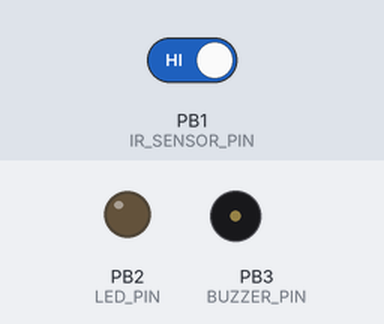
Bench run of a program on a simulated ATmega328P, built with avr-gcc and emulated at 16 MHz. On the bench: output pins drawn as LEDs (lit = HIGH), buzzer (waves = sounding, pin HIGH). Inputs (shaded band) come from the test bench; at power-on: PB1 (IR_SENSOR_PIN) HIGH.

Above: at 1.8 s.
1.9 s: PB1 (IR_SENSOR_PIN) driven LOW
At 2.8 s:
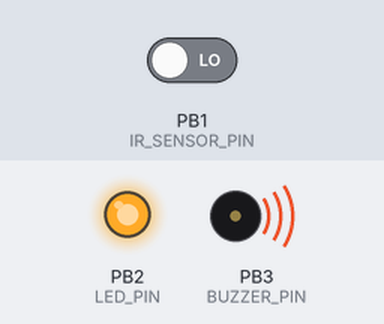
3.5 s: PB1 (IR_SENSOR_PIN) driven HIGH
At 4.0 s:
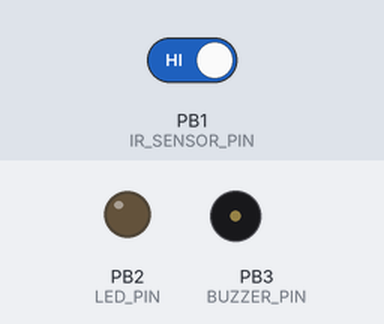
Timing chart, 0 to 6.5 s (numbered marks = the images above; inputs shaded):
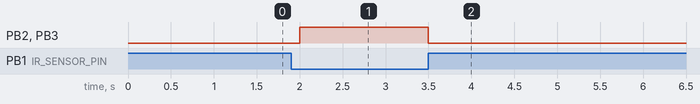

The program:

main.cpp
```cpp
#include <avr/io.h>

#define F_CPU 16000000UL
#include <util/delay.h>

#define IR_SENSOR_PIN PB1
#define BUZZER_PIN PB3
#define LED_PIN PB2

void initIO() {
	// Configure IR sensor
	DDRB &= ~(1 << IR_SENSOR_PIN);

	// Configure buzzer pin and LED pins
	DDRB |= (1 << BUZZER_PIN) | (1 << LED_PIN);


	PORTB |= (1 << IR_SENSOR_PIN);
}

int main() {
	initIO();

	while (1) {
		// Check if obstacle is detected
		if (PINB & (1 << IR_SENSOR_PIN)) {

			PORTB &= ~((1 << LED_PIN) | (1 << BUZZER_PIN));
			 _delay_ms(500);
			} else {
			// obstacle detected
			PORTB |= (1 << LED_PIN) | (1 << BUZZER_PIN);
			 _delay_ms(500);
		}
	}

	return 0;
}
```

Measured:
- after the input at 1.9 s, PB2 (LED_PIN), PB3 (BUZZER_PIN): LOW → HIGH after 0.10 s
- after the input at 3.5 s, PB2 (LED_PIN), PB3 (BUZZER_PIN): HIGH → LOW at once
